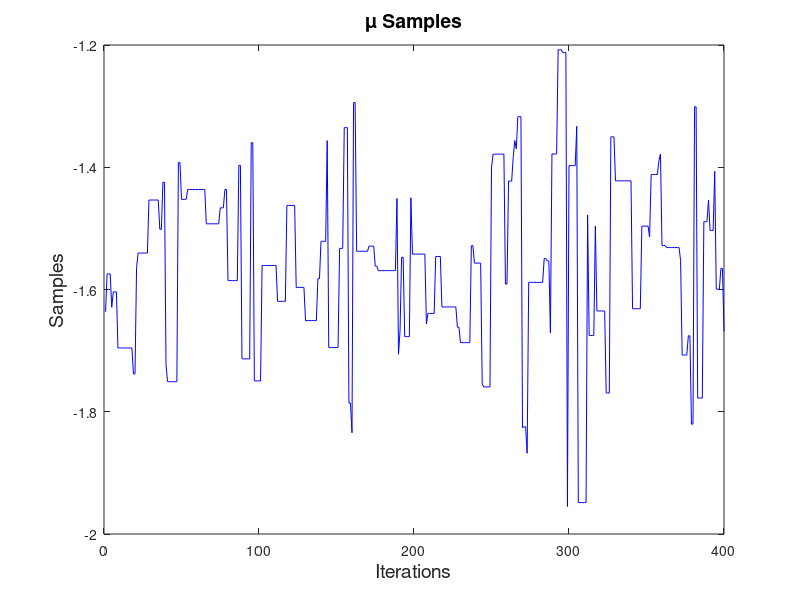
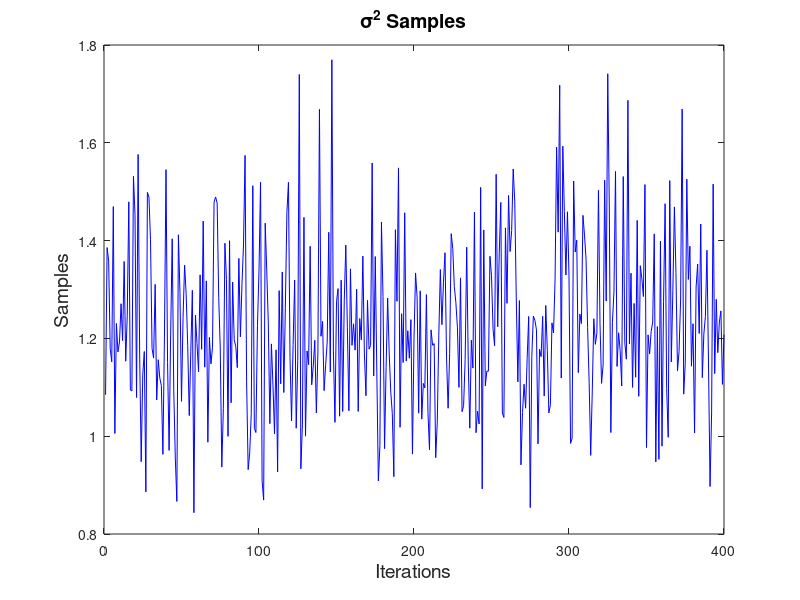

Write MATLAB code to recreate these figures, in order.
%% STA 601: Lab 7
% Author: Kedar S Prabhudesai
% Created on: 11/1/2013

close all;
clear all;

% Get Data
X = importdata('data.txt');
% Prior Parameters
mu0 = 0;
t0 = 0.05;
a = 1;
% Remember that 'b' parameter in matlab's gamma function is in fact '1/b'
b = 0.05;
n = numel(X);

% Target Distribution for mu
muFullCond =  @(t,mu) exp(-0.5*t*sum((log(X)-mu).^2) - 0.5*t0*(mu-mu0)^2);

% Number of Trials
nTrials = 500;
% Burn-In
nBurnIn = 100;
% Proposal Distribution Std Dev
SCand = 0.5;

% Initialize
muSamples = zeros(1,nTrials);
tSamples = zeros(1,nTrials);

% Full Conditional distribution for tau
tFullCond = makedist('Gamma','a',a+n/2,'b',1/(0.5*sum((log(X)-muSamples(1)).^2) + b));
tSamples(1) = tFullCond.random();

% Gibbs Sampling
for iTrial = 2:nTrials
    home;
    disp(iTrial);
    % Update mu | tau,x using M-H
    
    % Step 1: Sample from mu'|mu(s)
    muPrime = normrnd(muSamples(iTrial-1),SCand);
    
    % Step 2: Compute Acceptance Ratio
    r = muFullCond(tSamples(iTrial-1),muPrime)/muFullCond(tSamples(iTrial-1),muSamples(iTrial-1));
    
    % Step 3: Accept/Reject
    u = rand;
    if u < r
        muSamples(iTrial) = muPrime;
    else
        muSamples(iTrial) = muSamples(iTrial-1);
    end
    
    % Update tau | mu,x 
    tFullCond.b = 1/(0.5*sum((log(X)-muSamples(iTrial)).^2) + b);
    tSamples(iTrial) = tFullCond.random();
end

% Burn-In
muSamples(1:nBurnIn) = [];
tSamples(1:nBurnIn) = [];

% Convert to Sigma^2
s2Samples = 1./tSamples;

% Manage Plotting
figure('Position',[67   304   922   345]);
plot(muSamples,'b-');
xlabel('Iterations','FontSize',14);
ylabel('Samples','FontSize',14);
title('\mu Samples','FontSize',14);

figure('Position',[67   304   922   345]);
plot(s2Samples,'b-');
xlabel('Iterations','FontSize',14);
ylabel('Samples','FontSize',14);
title('\sigma^2 Samples','FontSize',14);

% Find estimates of mean and variance
MeanFromSamples = exp(muSamples + s2Samples./2);
VarFromSamples = (exp(s2Samples) - 1).*exp(2.*muSamples + s2Samples);

EstMean = mean(MeanFromSamples);
MeanConfInts = quantile(MeanFromSamples,[0.025 0.975]);

EstVar = mean(VarFromSamples);
VarConfInts = quantile(VarFromSamples,[0.025 0.975]);
